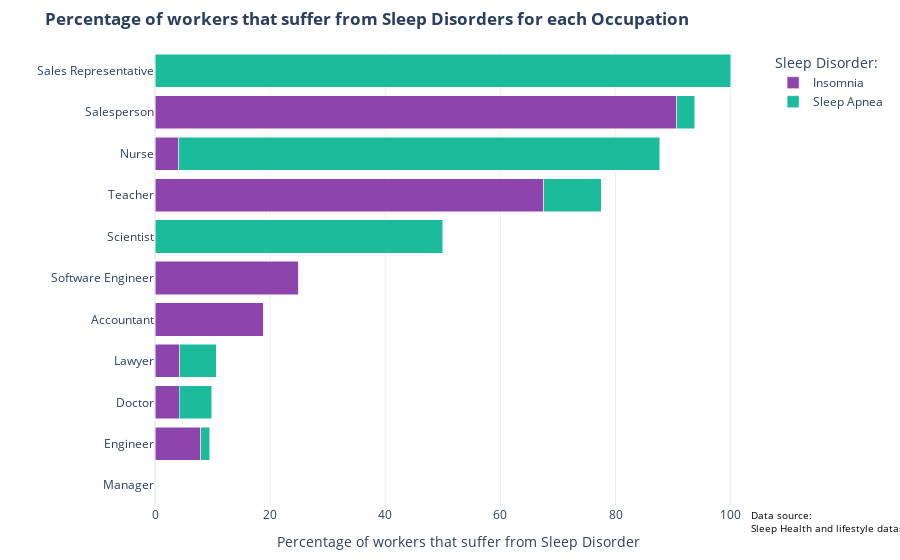

Notebook code cell kept with this figure:
### Code cell
fig = px.bar(disorder_percentages, x='Percentage', y='Occupation', color='Sleep Disorder', 
             title='<b>Percentage of workers that suffer from Sleep Disorders for each Occupation<b>',
             labels={'Sleep Disorder': 'Sleep Disorder', 'Percentage': 'Percentuale'},
             color_discrete_map={'Insomnia': '#8e44ad', 'Sleep Apnea': '#1abc9c'},
             orientation='h')


fig.update_layout(
    barmode='stack',  
    yaxis={'categoryorder': 'total ascending'},  
    xaxis_title='Percentage of workers that suffer from Sleep Disorder',
    yaxis_title='',
    legend_title='Sleep Disorder:',
    template='plotly_white', 
    margin=dict(l=120, r=20, t=50, b=50)
)


fig.update_traces(
    hovertemplate="<b>Sleep Disorder:%{color_discrete_sequence} <b>Percentuale:</b> %{x:.2f}%"
)


fig.add_annotation(
    x=0.98,  
    y=0,  
    text="Data source:<br>Sleep Health and lifestyle dataset", 
    showarrow=False,  
    font=dict(size=10, color="black"),  
    align="left",  
    xanchor="left",  
    yanchor="top",  
    xref="paper", 
    yref="paper",  
)


for trace in fig.data:
    trace.customdata = disorder_percentages[disorder_percentages['Sleep Disorder'] == trace.name]['Sleep Disorder']
    trace.hovertemplate = '%{customdata}<br>%{x:.2f}%'
    trace.hoverlabel = {'namelength':0}



fig.show()

### Figure 1 — Plotly figure (JSON) as saved in the notebook; plotly's stock layout.template omitted (floating-point values rounded to 4 significant figures)
{"data": [{"alignmentgroup": "True", "customdata": ["Insomnia", "Insomnia", "Insomnia", "Insomnia", "Insomnia", "Insomnia", "Insomnia", "Insomnia", "Insomnia", "Insomnia", "Insomnia"], "hoverlabel": {"namelength": 0}, "hovertemplate": "%{customdata}<br>%{x:.2f}%", "legendgroup": "Insomnia", "marker": {"color": "#8e44ad", "pattern": {"shape": ""}}, "name": "Insomnia", "offsetgroup": "Insomnia", "orientation": "h", "showlegend": true, "textposition": "auto", "type": "bar", "x": [18.92, 4.225, 7.937, 4.255, null, 4.11, 0, 90.62, 0, 25, 67.5], "xaxis": "x", "y": ["Accountant", "Doctor", "Engineer", "Lawyer", "Manager", "Nurse", "Sales Representative", "Salesperson", "Scientist", "Software Engineer", "Teacher"], "yaxis": "y"}, {"alignmentgroup": "True", "customdata": ["Sleep Apnea", "Sleep Apnea", "Sleep Apnea", "Sleep Apnea", "Sleep Apnea", "Sleep Apnea", "Sleep Apnea", "Sleep Apnea", "Sleep Apnea", "Sleep Apnea", "Sleep Apnea"], "hoverlabel": {"namelength": 0}, "hovertemplate": "%{customdata}<br>%{x:.2f}%", "legendgroup": "Sleep Apnea", "marker": {"color": "#1abc9c", "pattern": {"shape": ""}}, "name": "Sleep Apnea", "offsetgroup": "Sleep Apnea", "orientation": "h", "showlegend": true, "textposition": "auto", "type": "bar", "x": [0, 5.634, 1.587, 6.383, null, 83.56, 100, 3.125, 50, 0, 10], "xaxis": "x", "y": ["Accountant", "Doctor", "Engineer", "Lawyer", "Manager", "Nurse", "Sales Representative", "Salesperson", "Scientist", "Software Engineer", "Teacher"], "yaxis": "y"}], "layout": {"annotations": [{"align": "left", "font": {"color": "black", "size": 10}, "showarrow": false, "text": "Data source:<br>Sleep Health and lifestyle dataset", "x": 0.98, "xanchor": "left", "xref": "paper", "y": 0, "yanchor": "top", "yref": "paper"}], "barmode": "stack", "legend": {"title": {"text": "Sleep Disorder:"}, "tracegroupgap": 0}, "margin": {"b": 50, "l": 120, "r": 20, "t": 50}, "title": {"text": "<b>Percentage of workers that suffer from Sleep Disorders for each Occupation<b>"}, "xaxis": {"anchor": "y", "domain": [0, 1], "title": {"text": "Percentage of workers that suffer from Sleep Disorder"}}, "yaxis": {"anchor": "x", "categoryorder": "total ascending", "domain": [0, 1], "title": {"text": ""}}}}
